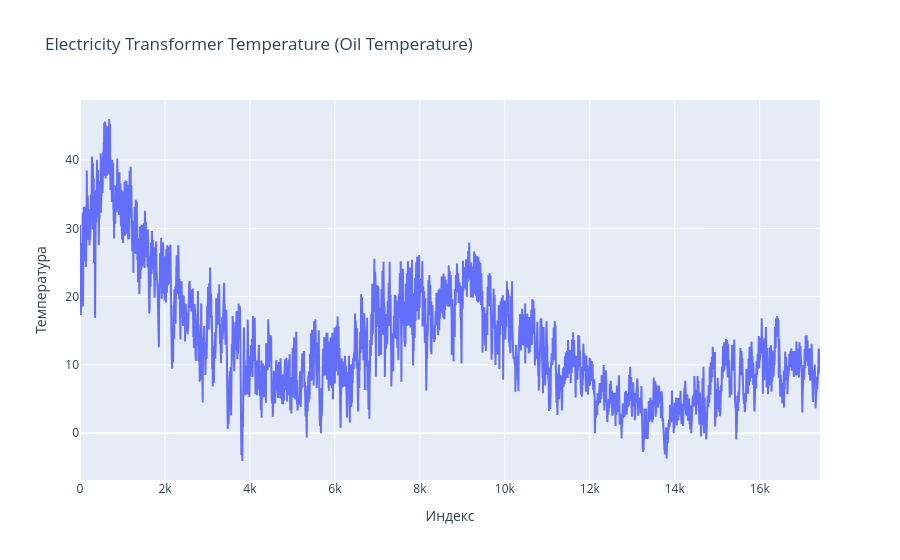

Notebook code for this chart:
### Code cell
fig_1 = go.Figure()
fig_1.add_trace(
    go.Scatter(y=series)
)
fig_1.update_layout(
    title_text = 'Electricity Transformer Temperature (Oil Temperature)',
    xaxis_title='Индекс',
    yaxis_title='Температура'
)
fig_1.show()

### Figure 1 — Plotly figure (JSON) as saved in the notebook; plotly's stock layout.template omitted (floating-point values rounded to 4 significant figures; data arrays with more than 128 entries replaced by an {"elided": "..."} marker saying what was removed)
{"data": [{"type": "scatter", "y": {"elided": "17420 float values"}}], "layout": {"title": {"text": "Electricity Transformer Temperature (Oil Temperature)"}, "xaxis": {"title": {"text": "Индекс"}}, "yaxis": {"title": {"text": "Температура"}}}}
